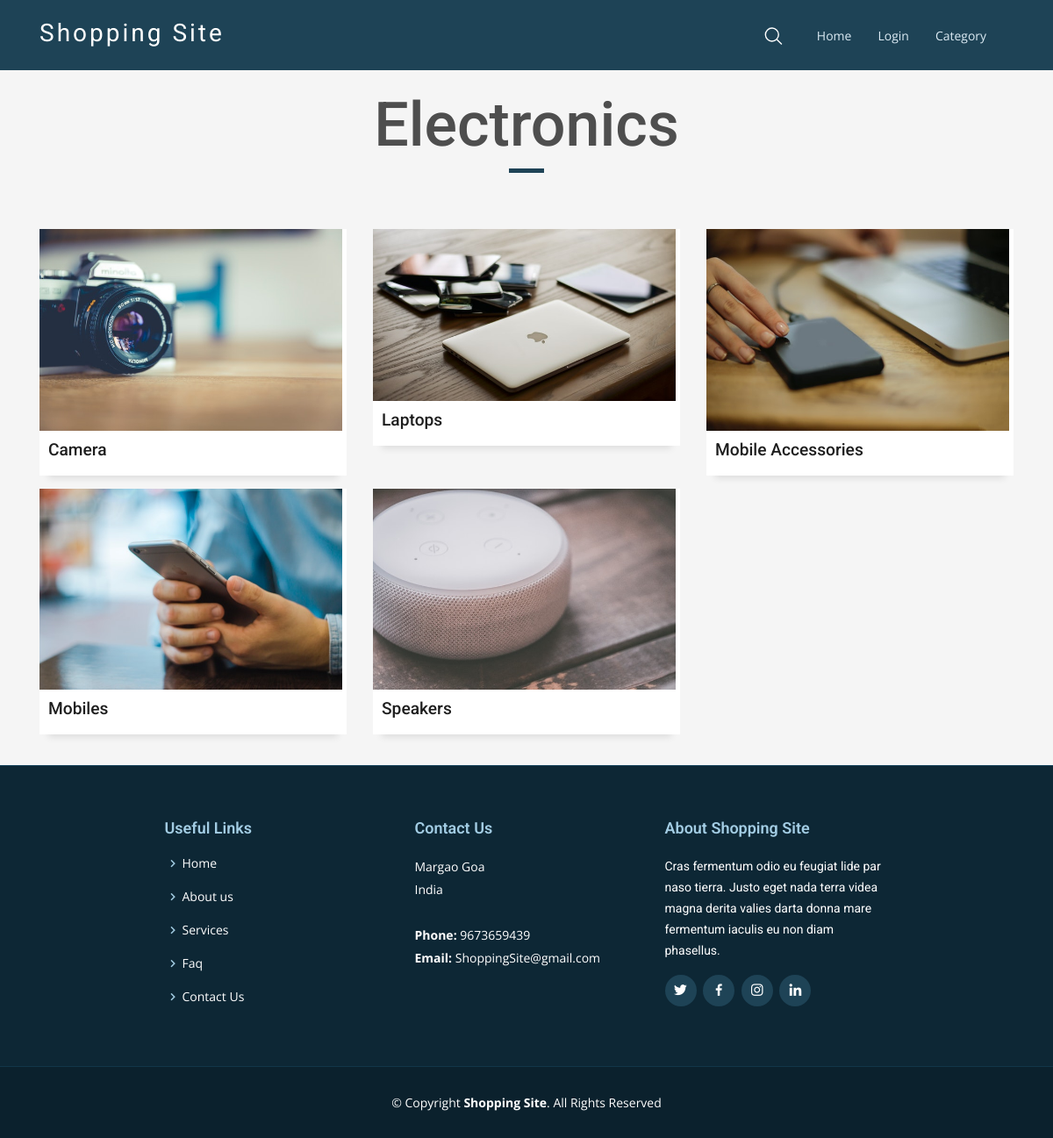
The page /Category/electronics/ on the database its author committed.
### products/models.py (models this page shows, shortened)
class Category(MPTTModel):
    name = models.CharField(max_length=50, unique=True)
    parent = TreeForeignKey('self', null=True, blank=True, related_name='children', db_index=True,
                            on_delete=models.CASCADE)
    image_url = models.ImageField(upload_to='category/img', null=True, blank=True)
    description = models.CharField(max_length=200, null=True, blank=True)
    slug = models.SlugField(unique=True, blank=True)
    class MPTTMeta:
        order_insertion_by = ['name']
    class Meta:
        unique_together = ('parent', 'slug')
        verbose_name_plural = 'categories'

### products/views.py (the view)
# urls.py: path('Category/<slug:slug>/', views.show_category, name='category'),
def show_category(request, slug):
    parent = Category.objects.get(slug=slug)
    product = Product.objects.filter(category=parent)
    return render(request, 'template/categories.html', {'sub': parent, 'product': product})

### products/context_processors.py (called while the page is built)
def add_variable_to_context(request):
    if request.user.is_authenticated:
        wishlist_count = Profile.objects.get(user=request.user).wishlist_products.all().count()
        cart_count = Profile.objects.get(user=request.user).cart_products.all().count()
        order_count = Admin.objects.filter(customer=request.user).count()
        notification_count = Notification.objects.filter(user=request.user, close=False).count()
        notification_new_count = Notification.objects.filter(user=request.user, seen=False).count()
        return {
            'order_count': order_count,
            'wishlist_count': wishlist_count,
            'cart_count': cart_count,
            'notification_count': notification_count,
            'notification_new_count': notification_new_count,
        }
    else:
        return {}

### products/templates/template/categories.html
{% extends 'template/base.html' %}
{% load static %}
{% block content %}
<section class="portfolio portfolio-title" style="margin-bottom: 20px;">
    <div class="container">
        <div class="row">
            <div class="col-sm-12">
                <div class="title-box text-center">
                    <h3 class="title-a">
                        {{sub.name}}
                    </h3>
                    <div class="line-mf"></div>
                </div>
            </div>
        </div>
        {% if sub.is_leaf_node %}
        <section class="product-shop">
            <div class="row">
                <div class="col-lg-3 col-md-6 col-sm-8 order-2 order-lg-1 produts-sidebar-filter">
                    <div class="filter-widget">
                        <h4 class="fw-title">Price</h4>
                        <div class="filter-range-wrap">
                            <div class="range-slider">
                                <div class="price-input">
                                    <input type="text" id="minamount">
                                    <input type="text" id="maxamount">
                                </div>
                            </div>
                            <div class="price-range ui-slider ui-corner-all ui-slider-horizontal ui-widget ui-widget-content"
                                 data-min="33" data-max="98">
                                <div class="ui-slider-range ui-corner-all ui-widget-header"></div>
                                <span tabindex="0" class="ui-slider-handle ui-corner-all ui-state-default"></span>
                                <span tabindex="0" class="ui-slider-handle ui-corner-all ui-state-default"></span>
                            </div>
                        </div>
                        <a href="" class="filter-btn">Filter</a>
                    </div>
                    <div class="filter-widget">
                        <h4 class="fw-title">Color</h4>
                        <div class="fw-color-choose">
                            <div class="cs-item">
                                <input type="radio" id="cs-black">
                                <label class="cs-black" for="cs-black">Black</label>
                            </div>
                            <div class="cs-item">
                                <input type="radio" id="cs-violet">
                                <label class="cs-violet" for="cs-violet">Violet</label>
                            </div>
                            <div class="cs-item">
                                <input type="radio" id="cs-blue">
                                <label class="cs-blue" for="cs-blue">Blue</label>
                            </div>
                            <div class="cs-item">
                                <input type="radio" id="cs-yellow">
                                <label class="cs-yellow" for="cs-yellow">Yellow</label>
                            </div>
                            <div class="cs-item">
                                <input type="radio" id="cs-red">
                                <label class="cs-red" for="cs-red">Red</label>
                            </div>
                            <div class="cs-item">
                                <input type="radio" id="cs-green">
                                <label class="cs-green" for="cs-green">Green</label>
                            </div>
                        </div>
                    </div>
                    <div class="filter-widget">
                        <h4 class="fw-title">Size</h4>
                        <div class="fw-size-choose">
                            <div class="sc-item">
                                <input type="radio" id="s-size">
                                <label for="s-size">s</label>
                            </div>
                            <div class="sc-item">
                                <input type="radio" id="m-size">
                                <label for="m-size">m</label>
                            </div>
                            <div class="sc-item">
                                <input type="radio" id="l-size">
                                <label for="l-size">l</label>
                            </div>
                            <div class="sc-item">
                                <input type="radio" id="xs-size">
                                <label for="xs-size">xs</label>
                            </div>
                        </div>
                    </div>
                </div>
                <div class="col-lg-9 order-1 order-lg-2">
                    <div class="product-list">
                        <div class="row">
                            {% for i in product %}
                            <div class="col-lg-4 col-sm-6" data-aos="fade-up" data-aos-anchor-placement='top-bottom'>
                                <div class="work-box">
                                    <a href="{% url 'product_detail' slug=i.slug %}" class="stretched-link">
                                        <div class="work-img">
                                            <img src="/media/{{ i.image_url_1 }}" alt="" class="img-fluid">
                                        </div>
                                        <div class="pi-text">
                                            <h5 style="margin-bottom: 2px;">{{ i.title }}</h5>
                                            <div class="product-price">₹{{ i.offer_price }}
                                                <span>₹{{ i.original_price }}</span>
                                            </div>
                                        </div>
                                    </a>
                                </div>
                            </div>
                            {% endfor %}
                        </div>
                    </div>
                </div>
            </div>
        </section>
        {% else %}
        <div class="row">
            {% if sub.children.all %}
            {% for i in sub.children.all %}
            <div class="col-md-4" data-aos="fade-up" data-aos-anchor-placement='top-bottom'>
                <div class="work-box">
                    <a href="{% url 'show_category' slug=i.slug %}" class="stretched-link">
                        <div class="work-img">
                            <img src="/media/{{ i.image_url }}" alt="" class="img-fluid">
                        </div>
                        <div class="work-content">
                            <div class="row">
                                <div class="col-sm-8">
                                    <h2 class="w-title">{{ i.name }}</h2>
                                </div>
                            </div>
                        </div>
                    </a>
                </div>
            </div>
            {% endfor %}
            {% endif %}
            {% endif %}
        </div>
    </div>
</section>
{% endblock %}

### products/templates/template/base.html (shortened to what this page needs)
<!doctype html>
<html lang="en">
<head>
    <link rel="stylesheet" href="https://stackpath.bootstrapcdn.com/bootstrap/4.5.0/css/bootstrap.min.css"
>
    <link rel="stylesheet" href="https://cdnjs.cloudflare.com/ajax/libs/font-awesome/5.13.0/css/all.min.css"
/>
    {% load static %}
    <link rel="stylesheet" href="{% static 'vendor/aos/aos.css' %}">
    <link rel="stylesheet" href="{% static 'vendor/animate.css/animate.min.css' %}">
    <link rel="stylesheet" href="{% static 'vendor/icofont/icofont.min.css' %}">
    <link rel="stylesheet" href="{% static 'vendor/boxicons/css/boxicons.min.css' %}">
    <link rel="stylesheet" href="{% static 'vendor/owl.carousel/assets/owl.carousel.min.css' %}">
    <link rel="stylesheet" href="{% static 'vendor/elegant-icons.css' %}" type="text/css">
    <link rel="stylesheet" href="{% static 'vendor/themify-icons.css' %}" type="text/css">
    <link rel="stylesheet" href="{% static 'vendor/jquery-ui.min.css' %}" type="text/css">
    <link rel="stylesheet" href="{% static 'vendor/slicknav.min.css' %}" type="text/css">
    <link rel="stylesheet" href="{% static 'vendor/starability-all.min.css' %}" type="text/css">
    <link href="{% static 'css/style.css' %}" type="text/css" rel="stylesheet">
</head>
<body>
{% if request.path == '/' %}
<header id=header class="fixed-top header-transparent">
    {% else %}
    <header id=header class="fixed-top header">
        {% endif %}
        <div class="container">
            <div class="logo float-left">
                <h1 class="text-light"><a href="{% url 'homepage' %}"><span>Shopping Site</span></a></h1>
            </div>
            <nav class="nav-menu float-right d-none d-lg-block">
                <ul>
                    <li>
                        <form action="{% url 'search' %}" method="GET" value="{{request.GET.q}}">
                            <div class="search">
                                <input type="text" name="q" value="{{request.GET.q}}" placeholder=" ">
                                <div>
                                    <svg>
                                        <use xlink:href="#path"/>
                                    </svg>
                                </div>
                            </div>
                        </form>
                    </li>
                    <li><a href="{% url 'homepage' %}">Home</a></li>
                    {% if user.is_authenticated %}
                    <li class="drop-down"><a href="{% url 'user' %}">{{ user.username }}</a>
                        <ul>
                            <li><a href="{% url 'user' %}">User Profile</a></li>
                            <li><a href="{% url 'cart' %}">Cart <span class="badge badge-colour">{{ cart_count }}</span></a>
                            </li>
                            <li><a href="{% url 'wishlist' %}">Wishlist <span class="badge badge-colour">{{ wishlist_count }}</span></a>
                            </li>
                            <li><a href="{% url 'order_history' %}">Orders <span class="badge badge-colour">{{ order_count }}</span></a>
                            </li>
                            <li><a href="{% url 'notification' %}">Notification <span class="badge badge-colour"
                                                                                      id="update-new-notification-count">{{ notification_new_count }}</span></a>
                            </li>
                            <li><a href="{% url 'logout' %}">logout</a></li>
                        </ul>
                    </li>
                    {% elif request.path != "/login/" %}
                    <li><a href="{% url 'login' %}">Login</a></li>
                    {% endif %}
                    <li class="drop-down"><a href="">Category</a>
                    </li>
                </ul>
            </nav>
        </div>
    </header>
    {% block content %}
    {% endblock %}
    <footer id="footer">
        <div class="footer-top">
            <div class="container">
                <div class="row justify-content-center">
                    <div class="col-lg-3 col-md-6  footer-links">
                        <h4>Useful Links</h4>
                        <ul>
                            <li><i class="bx bx-chevron-right"></i> <a href="{% url 'homepage' %}">Home</a></li>
                            <li><i class="bx bx-chevron-right"></i> <a href="{% url 'about_us' %}">About us</a></li>
                            <li><i class="bx bx-chevron-right"></i> <a href="{% url 'services' %}">Services</a></li>
                            <li><i class="bx bx-chevron-right"></i> <a href="{% url 'faq' %}">Faq</a></li>
                            <li><i class="bx bx-chevron-right"></i> <a href="{% url 'contact_us' %}">Contact Us</a></li>
                        </ul>
                    </div>
                    <div class="col-lg-3 col-md-6 footer-contact">
                        <h4>Contact Us</h4>
                        <p>
                            Margao Goa<br>
                            India <br><br>
                            <strong>Phone:</strong> 9673659439<br>
                            <strong>Email:</strong> ShoppingSite@gmail.com<br>
                        </p>
                    </div>
                    <div class="col-lg-3 col-md-6 footer-info">
                        <h3>About Shopping Site</h3>
                        <p>Cras fermentum odio eu feugiat lide par naso tierra. Justo eget nada terra videa magna derita
                            valies darta donna mare fermentum iaculis eu non diam phasellus.</p>
                        <div class="social-links mt-3">
                            <a href="#" class="twitter"><i class="bx bxl-twitter"></i></a>
                            <a href="#" class="facebook"><i class="bx bxl-facebook"></i></a>
                            <a href="#" class="instagram"><i class="bx bxl-instagram"></i></a>
                            <a href="#" class="linkedin"><i class="bx bxl-linkedin"></i></a>
                        </div>
                    </div>
                </div>
            </div>
        </div>
        <div class="container">
            <div class="copyright">
                &copy; Copyright <strong><span>Shopping Site</span></strong>. All Rights Reserved
            </div>
        </div>
    </footer>
</body>
</html>

### rows shown on the page
Category: name "Electronics"
Category: image_url (picture), name "Camera"
Category: image_url (picture), name "Laptops"
Category: image_url (picture), name "Mobile Accessories"
Category: image_url (picture), name "Mobiles"
Category: image_url (picture), name "Speakers"
